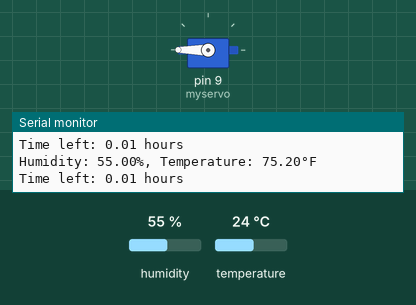
A sketch run on a simulated Arduino Uno, built with avr-gcc and run on an emulated ATmega328P. On the bench: servo, the last lines printed to the serial monitor. Inputs (shaded band) come from the test bench; at power-on: temperature 24 °C, humidity 55 %.

Above: at 2.8 s.
2.9 s: temperature set to 41 °C
9.0 s: temperature set to 12 °C
At 37.0 s:
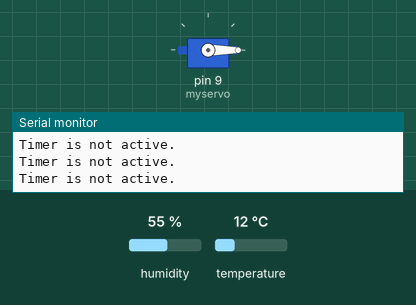
Timing chart, 0 to 37.5 s (numbered marks = the images above; inputs shaded):
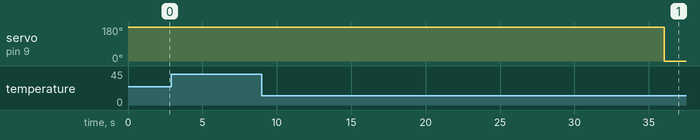

The sketch:

servoInputTest.ino
```cpp
class Timer {
public:
  // Constructor
  Timer() : startTime(0), duration(0), active(false) {}

  // Sets the timer with the specified duration (in hours)
  void setTimer(float durationHours) {
    startTime = millis(); // Record the start time
    duration = durationHours * 3600000; // Convert hours to milliseconds
    active = true; // Mark the timer as active
  }

  // Cancels the timer
  void cancelTimer() {
    active = false; // Mark the timer as inactive
  }

  // Returns the remaining time in hours
  float timeLeft() {
    if (active) {
      unsigned long elapsed = millis() - startTime;
      if (elapsed >= duration) {
        active = false; // Timer has expired
        return 0.0; // No time left
      } else {
        return (duration - elapsed) / 3600000.0; // Convert milliseconds to hours
      }
    }
    return 0.0; // Timer is not active
  }

  // Returns true if the timer is active, false otherwise
  bool isActive() {
    return active;
  }

private:
  unsigned long startTime; // When the timer started
  unsigned long duration;  // Duration of the timer in milliseconds
  bool active;             // Whether the timer is active or not
};

// Create a Timer object
Timer myTimer;
#include "DHT.h"
#define DHTPIN 2      // Pin where the DHT22 sensor is connected
#define DHTTYPE DHT22 // Type of the sensor, DHT22 for the DHT22 sensor
#include <Servo.h>
Servo myservo;  // create servo object to control a servo
DHT dht(DHTPIN, DHTTYPE);
int pos = 0;    // variable to store the servo position
void setup() {
  Serial.begin(9600);
  dht.begin();
  myservo.attach(9);  // attaches the servo on pin 9 to the servo object
  myservo.write(pos);
  // Set a timer for 1 hour
  myTimer.setTimer(.01); // 1 hour
}

void loop() {
  float humidity = dht.readHumidity();
  float temperature = dht.readTemperature(true);  // Read temperature in Fahrenheit
  pos=180;
  // Check if the timer is still active
  if (myTimer.isActive()) {
    if (!isnan(humidity) && !isnan(temperature)) {
      Serial.print("Humidity: ");
      Serial.print(humidity);
      Serial.print("%, Temperature: ");
      Serial.print(temperature);
      Serial.println("°F");
    } else {
      Serial.println("Failed to read from DHT sensor!");
    }
    myservo.write(pos);

    // Print the remaining time every minute
    float remainingHours = myTimer.timeLeft();
    if (remainingHours > 0) {
      Serial.print("Time left: ");
      Serial.print(remainingHours, 2); // Print with 2 decimal places
      Serial.println(" hours");
    } else {
      Serial.println("Timer has expired.");
    }
  } else {
    myservo.write(0);
    Serial.println("Timer is not active.");
  }
/*
  // Simulate user interaction (e.g., cancel the timer after 10 minutes)
  static unsigned long previousMillis = 0;
  unsigned long currentMillis = millis();
  if (currentMillis - previousMillis >= 600000) { // 10 minutes = 600000 milliseconds
    previousMillis = currentMillis;
    myTimer.cancelTimer(); // Cancel the timer after 10 minutes
  }
*/
  //delay(60000); // Wait for 1 minute before the next loop iteration
}
```
